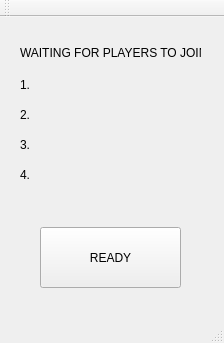
<?xml version="1.0" encoding="UTF-8"?>
<ui version="4.0">
 <class>LobbyClass</class>
 <widget class="QMainWindow" name="LobbyClass">
  <property name="geometry">
   <rect>
    <x>0</x>
    <y>0</y>
    <width>224</width>
    <height>343</height>
   </rect>
  </property>
  <property name="windowTitle">
   <string>Lobby</string>
  </property>
  <widget class="QWidget" name="centralWidget">
   <widget class="QLabel" name="label">
    <property name="geometry">
     <rect>
      <x>20</x>
      <y>20</y>
      <width>181</width>
      <height>31</height>
     </rect>
    </property>
    <property name="text">
     <string>WAITING FOR PLAYERS TO JOIN...</string>
    </property>
   </widget>
   <widget class="QLabel" name="label_2">
    <property name="geometry">
     <rect>
      <x>20</x>
      <y>60</y>
      <width>171</width>
      <height>16</height>
     </rect>
    </property>
    <property name="text">
     <string>1.</string>
    </property>
   </widget>
   <widget class="QLabel" name="label_3">
    <property name="geometry">
     <rect>
      <x>20</x>
      <y>90</y>
      <width>171</width>
      <height>16</height>
     </rect>
    </property>
    <property name="text">
     <string>2.</string>
    </property>
   </widget>
   <widget class="QLabel" name="label_4">
    <property name="geometry">
     <rect>
      <x>20</x>
      <y>120</y>
      <width>181</width>
      <height>16</height>
     </rect>
    </property>
    <property name="text">
     <string>3.</string>
    </property>
   </widget>
   <widget class="QLabel" name="label_5">
    <property name="geometry">
     <rect>
      <x>20</x>
      <y>150</y>
      <width>181</width>
      <height>16</height>
     </rect>
    </property>
    <property name="text">
     <string>4.</string>
    </property>
   </widget>
   <widget class="QPushButton" name="ReadyButton">
    <property name="geometry">
     <rect>
      <x>40</x>
      <y>210</y>
      <width>141</width>
      <height>61</height>
     </rect>
    </property>
    <property name="text">
     <string>READY</string>
    </property>
   </widget>
  </widget>
  <widget class="QMenuBar" name="menuBar">
   <property name="geometry">
    <rect>
     <x>0</x>
     <y>0</y>
     <width>224</width>
     <height>22</height>
    </rect>
   </property>
  </widget>
  <widget class="QToolBar" name="mainToolBar">
   <attribute name="toolBarArea">
    <enum>TopToolBarArea</enum>
   </attribute>
   <attribute name="toolBarBreak">
    <bool>false</bool>
   </attribute>
  </widget>
  <widget class="QStatusBar" name="statusBar"/>
 </widget>
 <layoutdefault spacing="6" margin="11"/>
 <resources/>
 <connections/>
</ui>
